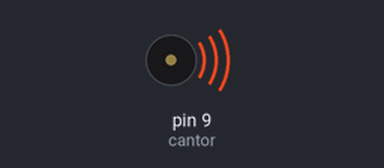
A sketch run on a simulated Arduino Uno, built with avr-gcc and run on an emulated ATmega328P. Parts: buzzer (waves = sounding).

Above: at 0.2 s.
At 4.3 s:
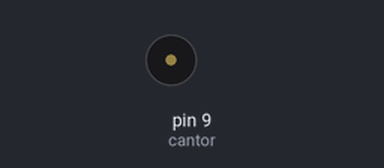
Timing chart, 0 to 7.3 s (numbered marks = the images above):
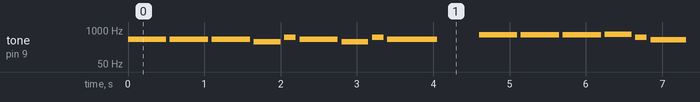

Measured:
- by itself, tone on pin 9 (cantor): plays 440 Hz for 0.50 s, 440 Hz for 0.50 s, 440 Hz for 0.50 s, 349 Hz for 0.35 s, 523 Hz for 0.15 s, 440 Hz for 0.50 s … (243 notes in this stretch)

The sketch:

beep.ino
```cpp
const int c = 261;
const int d = 294;
const int e = 329;
const int f = 349;
const int g = 391;
const int gS = 415;
const int a = 440;
const int aS = 455;
const int b = 466;
const int cH = 523;
const int cSH = 554;
const int dH = 587;
const int dSH = 622;
const int eH = 659;
const int fH = 698;
const int fSH = 740;
const int gH = 784;
const int gSH = 830;
const int aH = 880;

const int counter = 0;
const int cantor = 9;
void setup() {
 pinMode (cantor , OUTPUT);

}

void loop() {

firstSection();
beep (gS , 1000);
tone (cantor , 500);
delay (500);
tone (cantor , 83);
delay (500);
}

void beep(int note, int duration)
{

  tone(cantor, note, duration);//Play tone on buzzerPin


  if(counter % 2 == 0)//Play different LED depending on value of 'counter'
  {
        delay(duration);
   }else
  {
       delay(duration);
     }

  noTone(cantor);//Stop tone on buzzerPin

  delay(50);

  //Increment counter

}
 void firstSection()
{
  beep(a, 500);
  beep(a, 500);
  beep(a, 500);
  beep(f, 350);
  beep(cH, 150);
  beep(a, 500);
  beep(f, 350);
  beep(cH, 150);
  beep(a, 650);

  delay(500);

  beep(eH, 500);
  beep(eH, 500);
  beep(eH, 500);
  beep(fH, 350);
  beep(cH, 150);
  beep(gS, 500);
  beep(f, 350);
  beep(cH, 150);
  beep(a, 650);

  delay(500);
}
```
